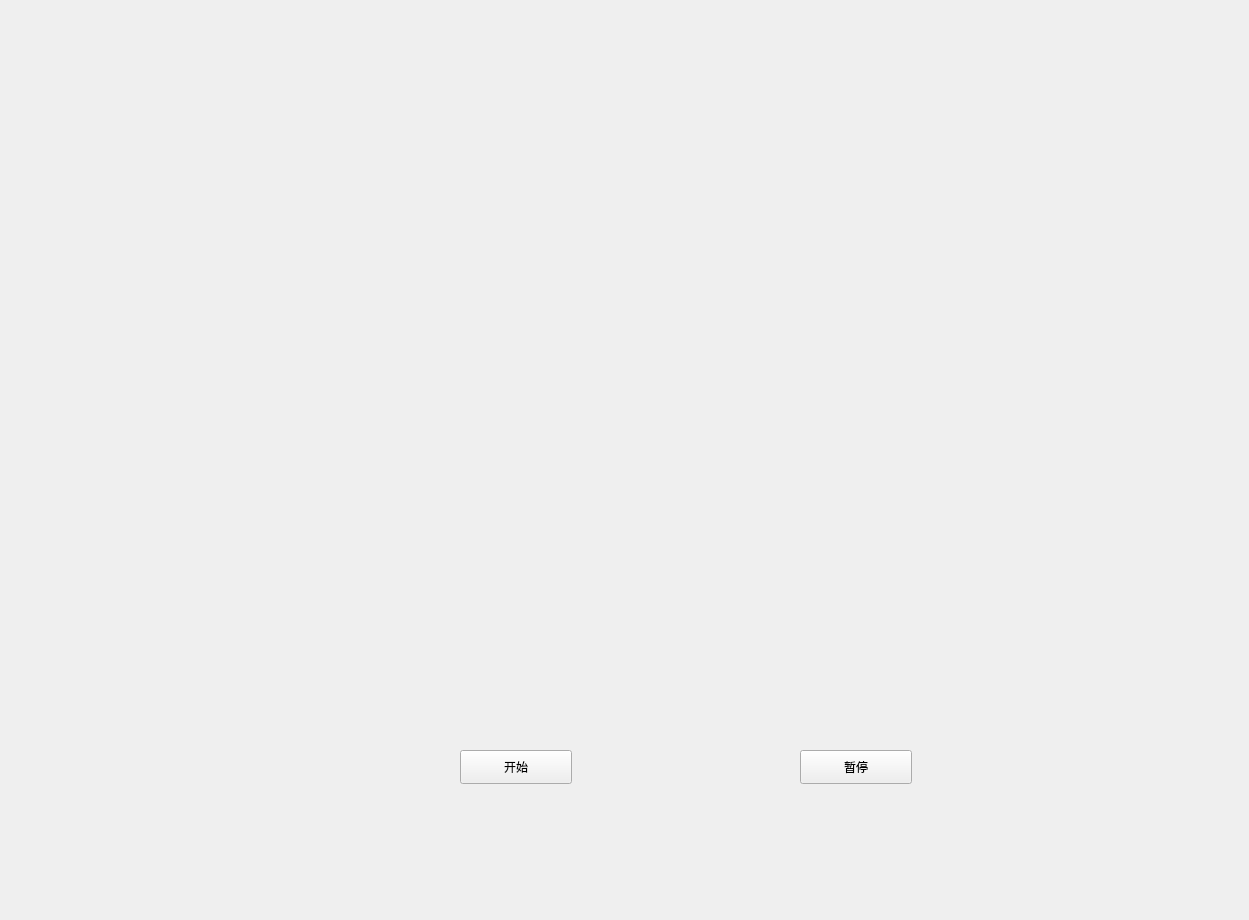
<?xml version="1.0" encoding="UTF-8"?>
<ui version="4.0">
 <class>Widget</class>
 <widget class="QWidget" name="Widget">
  <property name="geometry">
   <rect>
    <x>0</x>
    <y>0</y>
    <width>1249</width>
    <height>920</height>
   </rect>
  </property>
  <property name="windowTitle">
   <string>Widget</string>
  </property>
  <widget class="QLabel" name="piclabel">
   <property name="geometry">
    <rect>
     <x>370</x>
     <y>140</y>
     <width>641</width>
     <height>561</height>
    </rect>
   </property>
   <property name="text">
    <string/>
   </property>
   <property name="scaledContents">
    <bool>true</bool>
   </property>
  </widget>
  <widget class="QPushButton" name="startbutton">
   <property name="geometry">
    <rect>
     <x>460</x>
     <y>750</y>
     <width>112</width>
     <height>34</height>
    </rect>
   </property>
   <property name="text">
    <string>开始</string>
   </property>
  </widget>
  <widget class="QPushButton" name="stopbutton">
   <property name="geometry">
    <rect>
     <x>800</x>
     <y>750</y>
     <width>112</width>
     <height>34</height>
    </rect>
   </property>
   <property name="text">
    <string>暂停</string>
   </property>
  </widget>
 </widget>
 <resources/>
 <connections/>
</ui>
